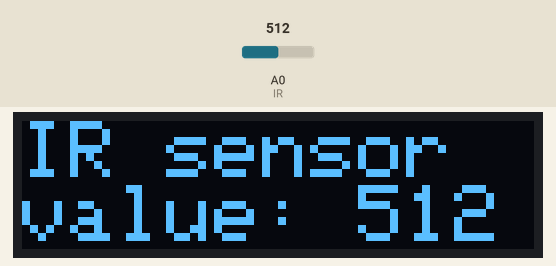
The sketch below on a simulated ESP8266 (NodeMCU). Parts: 128×32 one-colour display. Inputs (shaded band) come from the test bench; at power-on: A0 (IR) = 512. WiFi joins after 1.5 s; servers stay silent unless stated; no MQTT or app messages arrive unless stated; what the sketch prints to the serial monitor is not drawn.

Above: at 5.2 s.
5.3 s: A0 (IR) set to 610
At 6.1 s:
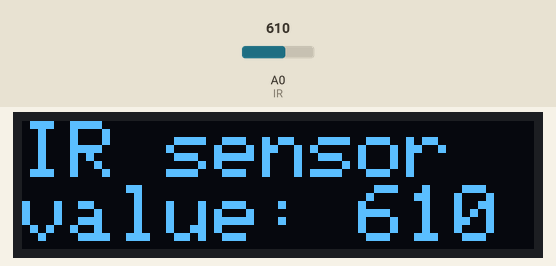
7.1 s: A0 (IR) set to 590
At 8.8 s:
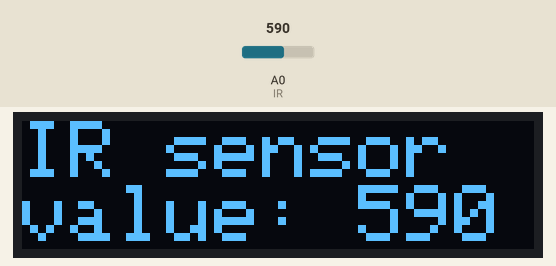
9.1 s: A0 (IR) set to 511
At 10.6 s:
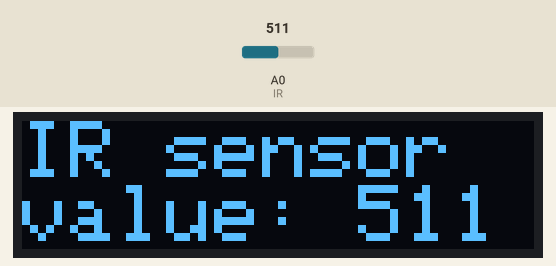
Timing chart, 0 to 12.1 s (numbered marks = the images above; inputs shaded):
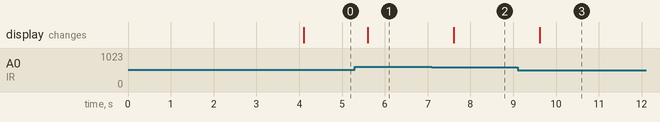

Measured:
- after the input at 5.3 s, the display: changes after 0.31 s (image 1)
- after the input at 7.1 s, the display: changes after 0.51 s (image 2)
- after the input at 9.1 s, the display: changes after 0.51 s (image 3)

The sketch:

IR_Door_Detector.ino
```cpp
#include <ESP8266WiFi.h>
#include <PubSubClient.h>

// libraries for OLED display
#include <SPI.h>
#include <Wire.h>
#include <Adafruit_GFX.h>
#include <Adafruit_SSD1306.h>
//#include <Fonts/FreeSerif9pt7b.h>

#define OLED_SCREEN_WIDTH 128 // OLED display width, in pixels
#define OLED_SCREEN_HEIGHT 32 // OLED display height, in pixels

// Declaration for an SSD1306 display connected to I2C (SDA, SCL pins)
Adafruit_SSD1306 display(OLED_SCREEN_WIDTH, OLED_SCREEN_HEIGHT, &Wire, -1);

const int IR = A0;                  // Analog reading for IR

// WIFI
const char *ssid = "WorkNet";
const char *password = "itsagoodquestion";

// MQTT Broker
const char *mqtt_broker = "192.168.2.116"; // ip address of Raspberry Pi
//const char *mqtt_broker = "192.168.2.117"; // ip address of Raspberry Pi
const int mqtt_port = 1883;
const char *IR_topic = "raspberry/IR";
const char *relay_topic = "raspberry/relay";
const char *spider_robot_topic = "raspberry/spider";

// Initialize our WIFI and MQTT client object
WiFiClient espClient;
PubSubClient client(espClient);

void setup() {
  Serial.begin(115200);
  while(! Serial);       // wait for serial monitor to open

  if(!display.begin(SSD1306_SWITCHCAPVCC, 0x3C)) { // Address 0x3D for 128x64
    Serial.println(F("SSD1306 allocation failed"));
    for(;;);
  }
  delay(2000);

  display.clearDisplay();   // clear the buffer

  // Connecting to WIFI network
  WiFi.begin(ssid,password);
  while (WiFi.status() != WL_CONNECTED) {
    delay(2000);
    Serial.print("Attempting to connect to ");
    Serial.println(ssid);
    Serial.println("");
  }

  Serial.print("Successfully connected to ");
  Serial.println(ssid);

  // Connecting to MQTT broker
  client.setServer(mqtt_broker, mqtt_port);

  while (!client.connected()) {
    String client_id = "esp8266-client-";
    client_id += String(WiFi.macAddress());

    Serial.printf("The client %s connects to mosquitto mqtt broker\n", client_id.c_str());

    if (client.connect(client_id.c_str())) {
      Serial.println("Public emqx mqtt broker connected");
    } else {
      Serial.print("failed with state ");
      Serial.print(client.state());
      Serial.println(" ");
      delay(2000);
    }
  }
}


void IR_sensor() {
  static unsigned long lastTime = 0;
  const long timeInterval_IR = 500;

  unsigned long time_IR = millis();

  if (time_IR - lastTime > timeInterval_IR) {
    lastTime = time_IR;
    int val = analogRead(IR);

    display.setTextSize(2);
    display.setTextColor(WHITE);
    display.setCursor(0,0);
    display.print("IR sensor value: ");
    display.println(val);
    display.display();

    if (val < 600) {
      String msg = "Door is fully closed";
      String relay_msg = "off";
      String robot_msg = "stay";

      if (client.publish(IR_topic, msg.c_str())) {
        Serial.println("IR message successfully sent");
        //Serial.println("Door is closed");
      } else {
        Serial.println("IR message failed to send to MQTT Broker");
      }

      if (client.publish(relay_topic, relay_msg.c_str())) {
        Serial.println("Relay message successfully sent");
        //Serial.println("Relay is off");
      } else {
        Serial.println("Relay message failed to send to MQTT Broker");
      }

      if (client.publish(spider_robot_topic, robot_msg.c_str())) {
        Serial.println("Spider message successfully sent");
        //Serial.println("Relay is off");
      } else {
        Serial.println("Spider message failed to send to MQTT Broker");
      }

    } else {
      String msg = "Door is fully open";
      String relay_msg = "on";
      String robot_msg = "move";

      if (client.publish(IR_topic, msg.c_str())) {
        Serial.println("IR message successfully sent");
        //Serial.println("Door is open");
      } else {
        Serial.println("IR message failed to send to MQTT Broker");
      }

      if (client.publish(relay_topic, relay_msg.c_str())) {
        Serial.println("Relay message successfully sent");
        //Serial.println("Relay is on");
      } else {
        Serial.println("Relay message failed to send to MQTT Broker");
      }

      if (client.publish(spider_robot_topic, robot_msg.c_str())) {
        Serial.println("Spider message successfully sent");
        //Serial.println("Relay is on");
      } else {
        Serial.println("Spider message failed to send to MQTT Broker");
      }

    }
    display.clearDisplay();   // clear the buffer
  }
}

void loop() {
  IR_sensor();
}
```
